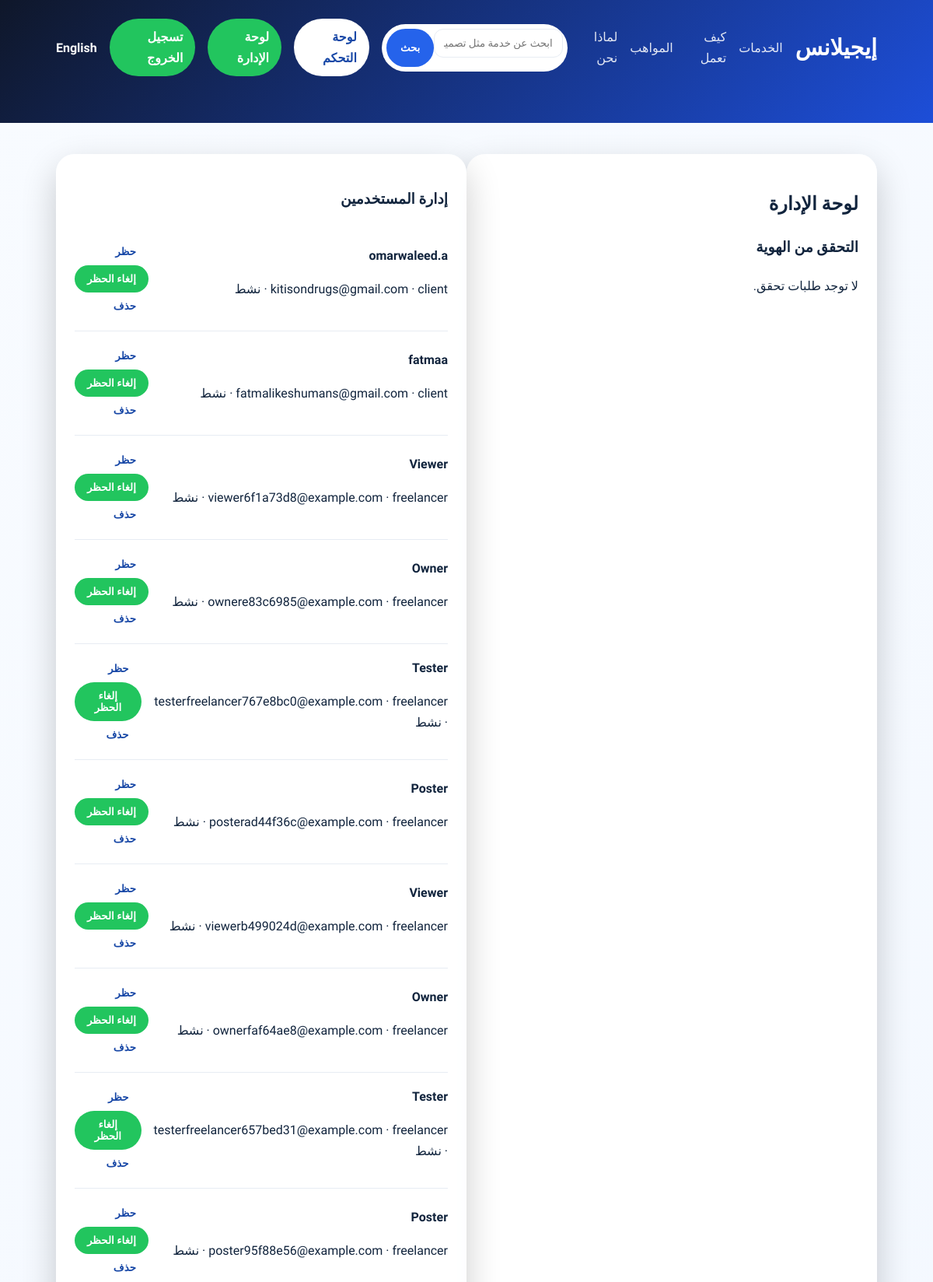
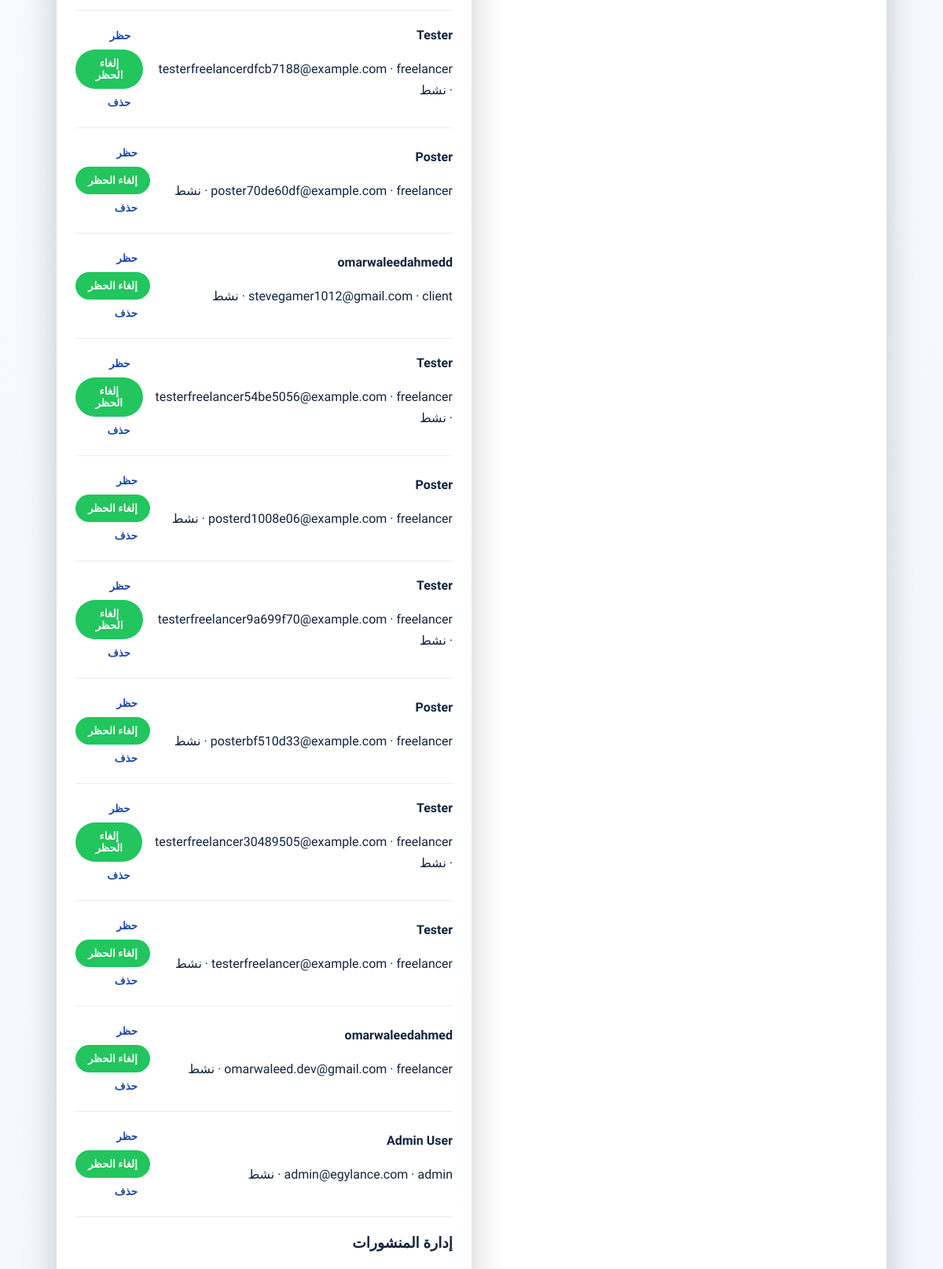
The page /admin (signed in, upper part) on the database its author committed (2 pictures, top to bottom).
### tables this page shows
CREATE TABLE users (
                id INTEGER PRIMARY KEY AUTOINCREMENT,
                username TEXT UNIQUE NOT NULL,
                email TEXT UNIQUE NOT NULL,
                password_hash TEXT NOT NULL,
                role TEXT NOT NULL DEFAULT 'freelancer',
                full_name TEXT,
                is_admin INTEGER NOT NULL DEFAULT 0,
                is_verified INTEGER NOT NULL DEFAULT 0,
                language TEXT NOT NULL DEFAULT 'ar',
                created_at TEXT NOT NULL DEFAULT CURRENT_TIMESTAMP
            , looking_for TEXT, visit_count INTEGER NOT NULL DEFAULT 0, is_banned INTEGER NOT NULL DEFAULT 0, google_id TEXT, email_verified INTEGER NOT NULL DEFAULT 0);

### website/views.py (the view)
@views.route('/admin')
@login_required
def admin():
    user = get_user_by_id(session['user_id'])
    if not user or not user['is_admin']:
        flash('Access denied. Admin privileges are required.', 'warning')
        return redirect(url_for('views.home'))
    users = get_all_users()
    jobs = get_all_jobs()
    verification_requests = [req for req in get_all_verification_requests() if req['status'] == 'pending']
    verification_files = {}
    for req in verification_requests:
        verification_files[req['id']] = get_verification_files(req['id'])
    site_cards = get_all_site_cards()
    context = build_context()
    context.update({'user': user, 'users': users, 'jobs': jobs, 'verification_requests': verification_requests, 'verification_files': verification_files, 'site_cards': site_cards})
    return render_template('admin.html', **context)

### website/i18n.py (called while the page is built, shortened)
def get_lang():
    if 'lang' in session:
        return session['lang']

### website/models.py (called while the page is built)
def get_db():
    conn = sqlite3.connect(DB_PATH)
    conn.row_factory = sqlite3.Row
    conn.execute('PRAGMA foreign_keys = ON')
    return conn

def get_user_by_id(user_id):
    with get_db() as conn:
        return conn.execute('SELECT * FROM users WHERE id = ?', (user_id,)).fetchone()

def get_all_users():
    with get_db() as conn:
        return conn.execute('SELECT * FROM users ORDER BY created_at DESC').fetchall()

def get_all_verification_requests():
    with get_db() as conn:
        return conn.execute(
            'SELECT vr.*, u.username, u.full_name FROM verification_requests vr JOIN users u ON vr.user_id = u.id ORDER BY vr.created_at DESC'
        ).fetchall()

def get_all_jobs(limit=None, query=''):
    with get_db() as conn:
        sql = 'SELECT j.*, u.username, u.full_name FROM jobs j JOIN users u ON u.id = j.user_id'
        params = []
        if query:
            sql += ' WHERE j.title LIKE ? OR j.description LIKE ? OR j.category LIKE ?'
            pattern = f'%{query}%'
            params.extend([pattern, pattern, pattern])
        sql += ' ORDER BY j.created_at DESC'
        if limit:
            sql += ' LIMIT ?'
            params.append(limit)
        return conn.execute(sql, params).fetchall()

def get_all_site_cards():
    with get_db() as conn:
        return conn.execute('SELECT * FROM site_cards ORDER BY section, id').fetchall()

### website/views.py (called while the page is built)
def login_required(view_func):
    @wraps(view_func)
    def wrapped_view(*args, **kwargs):
        if not session.get('user_id'):
            flash('Please log in to continue.', 'warning')
            return redirect(url_for('auth.login'))
        return view_func(*args, **kwargs)
    return wrapped_view

def build_context(**kwargs):
    lang = get_lang()
    user = get_user_by_id(session.get('user_id')) if session.get('user_id') else None
    prompt_interest = False
    if user and user['role'] == 'client':
        visit_count = increment_user_visit(user['id'])
        prompt_interest = visit_count % 6 == 0 and not user['looking_for']
    return {
        'lang': lang,
        'translations': get_translations(lang),
        'user': user,
        'prompt_interest': prompt_interest,
        'user_interest': user['looking_for'] if user else None,
        **kwargs,
    }

### website/templates/admin.html (shortened to what this page needs)
{% extends 'layout.html' %}
{% block content %}
<section class="dashboard-shell">
    <div class="dashboard-card">
        <h2>{{ 'لوحة الإدارة' if lang == 'ar' else 'Admin panel' }}</h2>
        <h3>{{ 'التحقق من الهوية' if lang == 'ar' else 'Identity verification' }}</h3>
        {% for req in verification_requests %}
        <div class="request-item">
            <div>
                <strong>{{ req.full_name or req.username }}</strong>
                <p>{{ req.document_type }} — {{ req.status }}</p>
                {% if verification_files.get(req.id) %}
                <div class="verification-gallery">
                    {% for file in verification_files[req.id] %}
                    <img src="{{ file.file_path }}" alt="verification" class="verification-preview">
                    {% endfor %}
                </div>
                {% endif %}
            </div>
            {% if req.status == 'pending' %}
            <form method="post" action="{{ url_for('views.review_verification', request_id=req.id, status='approved') }}">
                <input type="text" name="admin_notes" placeholder="{{ 'ملاحظات' if lang == 'ar' else 'Notes' }}">
                <button type="submit" class="btn btn-primary">{{ 'قبول' if lang == 'ar' else 'Approve' }}</button>
            </form>
            <form method="post" action="{{ url_for('views.review_verification', request_id=req.id, status='rejected') }}">
                <input type="text" name="admin_notes" placeholder="{{ 'ملاحظات' if lang == 'ar' else 'Notes' }}">
                <button type="submit" class="btn btn-light">{{ 'رفض' if lang == 'ar' else 'Reject' }}</button>
            </form>
            {% else %}
            <p class="muted">{{ 'تمت المراجعة' if lang == 'ar' else 'Reviewed' }}</p>
            {% endif %}
        </div>
        {% else %}
        <p>{{ 'لا توجد طلبات تحقق.' if lang == 'ar' else 'No verification requests.' }}</p>
        {% endfor %}
    </div>
    <div class="dashboard-card">
        <h3>{{ 'إدارة المستخدمين' if lang == 'ar' else 'Manage users' }}</h3>
        {% for user_item in users %}
        <div class="request-item">
            <div>
                <strong>{{ user_item.full_name or user_item.username }}</strong>
                <p>{{ user_item.email }} · {{ user_item.role }} · {{ 'محظور' if user_item.is_banned else 'نشط' }}</p>
            </div>
            <div class="admin-actions">
                <form method="post" action="{{ url_for('views.admin_user_action', user_id=user_item.id, action='ban') }}">
                    <button type="submit" class="btn btn-light">{{ 'حظر' if lang == 'ar' else 'Ban' }}</button>
                </form>
                <form method="post" action="{{ url_for('views.admin_user_action', user_id=user_item.id, action='unban') }}">
                    <button type="submit" class="btn btn-primary">{{ 'إلغاء الحظر' if lang == 'ar' else 'Unban' }}</button>
                </form>
                <form method="post" action="{{ url_for('views.admin_user_action', user_id=user_item.id, action='delete') }}">
                    <button type="submit" class="btn btn-light">{{ 'حذف' if lang == 'ar' else 'Delete' }}</button>
                </form>
            </div>
        </div>
        {% endfor %}
        <h3>{{ 'إدارة المنشورات' if lang == 'ar' else 'Manage posts' }}</h3>
    </div>
</section>
{% endblock %}

### website/static/style.css (style rules this page uses)
:root { --bg: #f6f9fc; --card: #ffffff; --text: #11243d; --muted: #6b7a90; --primary: #2563eb; --primary-dark: #1747a6; --accent: #0f766e; --border: #e7ecf3; }
* { box-sizing: border-box; }
html { scroll-behavior: smooth; }
body { margin: 0; font-family: 'Tajawal', sans-serif; background: linear-gradient(135deg, #f8fbff 0%, #eef5ff 100%); color: var(--text); line-height: 1.7; }
.btn { padding: 10px 16px; border-radius: 999px; font-weight: 700; cursor: pointer; border: none; }
.btn-light { background: white; color: var(--primary-dark); }
.btn-primary { background: #22c55e; color: white; }
.hero-card, .auth-card, .dashboard-card, .policy-card { background: rgba(255,255,255,0.98); color: var(--text); border-radius: 24px; padding: 24px; box-shadow: 0 18px 45px rgba(0,0,0,0.2); }
.form-shell, .dashboard-shell, .policy-shell { padding: 40px 6% 60px; display: flex; justify-content: center; }
.form-shell .auth-card, .dashboard-shell .dashboard-card, .policy-shell .policy-card { width: min(720px, 100%); }
.request-item { display: flex; justify-content: space-between; align-items: center; gap: 12px; padding: 14px 0; border-bottom: 1px solid var(--border); }

### rows shown on the page
users: full_name "omarwaleed.a", email "kitisondrugs@gmail.com", is_banned "نشط", value "حظر", value "إلغاء الحظر", value "حذف"
users: full_name "fatmaa", email "fatmalikeshumans@gmail.com", role "client", is_banned "نشط", value "حظر", value "إلغاء الحظر", value "حذف"
users: full_name "Viewer", email "viewer6f1a73d8@example.com", is_banned "نشط", value "حظر", value "إلغاء الحظر", value "حذف"
users: full_name "Owner", email "ownere83c6985@example.com", is_banned "نشط", value "حظر", value "إلغاء الحظر", value "حذف"
users: full_name "Tester", email "testerfreelancer767e8bc0@example.com", role "freelancer", is_banned "نشط", value "حظر", value "إلغاء الحظر", value "حذف"
users: full_name "Poster", email "posterad44f36c@example.com", is_banned "نشط", value "حظر", value "إلغاء الحظر", value "حذف"
users: full_name "Viewer", email "viewerb499024d@example.com", is_banned "نشط", value "حظر", value "إلغاء الحظر", value "حذف"
users: full_name "Owner", email "ownerfaf64ae8@example.com", is_banned "نشط", value "حظر", value "إلغاء الحظر", value "حذف"
users: full_name "Tester", email "testerfreelancer657bed31@example.com", role "freelancer", is_banned "نشط", value "حظر", value "إلغاء الحظر", value "حذف"
users: full_name "Poster", email "poster95f88e56@example.com", is_banned "نشط", value "حظر", value "إلغاء الحظر", value "حذف"
users: full_name "Tester", email "testerfreelancerdfcb7188@example.com", role "freelancer", is_banned "نشط", value "حظر", value "إلغاء الحظر", value "حذف"
users: full_name "Poster", email "poster70de60df@example.com", is_banned "نشط", value "حظر", value "إلغاء الحظر", value "حذف"
users: full_name "omarwaleedahmedd", email "stevegamer1012@gmail.com", is_banned "نشط", value "حظر", value "إلغاء الحظر", value "حذف"
users: full_name "Tester", email "testerfreelancer54be5056@example.com", role "freelancer", is_banned "نشط", value "حظر", value "إلغاء الحظر", value "حذف"
users: full_name "Poster", email "posterd1008e06@example.com", is_banned "نشط", value "حظر", value "إلغاء الحظر", value "حذف"
users: full_name "Tester", email "testerfreelancer9a699f70@example.com", role "freelancer", is_banned "نشط", value "حظر", value "إلغاء الحظر", value "حذف"
users: full_name "Poster", email "posterbf510d33@example.com", is_banned "نشط", value "حظر", value "إلغاء الحظر", value "حذف"
users: full_name "Tester", email "testerfreelancer30489505@example.com", role "freelancer", is_banned "نشط", value "حظر", value "إلغاء الحظر", value "حذف"
users: full_name "Tester", email "testerfreelancer@example.com", is_banned "نشط", value "حظر", value "إلغاء الحظر", value "حذف"
users: full_name "omarwaleedahmed", email "omarwaleed.dev@gmail.com", is_banned "نشط", value "حظر", value "إلغاء الحظر", value "حذف"
users: full_name "Admin User", email "admin@egylance.com", is_banned "نشط", value "حظر", value "إلغاء الحظر", value "حذف"

### other values the page prints
{{ translations.app_name }} "إيجيلانس"
{{ translations.services }} "الخدمات"
{{ translations.how_it_works }} "كيف تعمل"
{{ translations.talents }} "المواهب"
{{ translations.why_us }} "لماذا نحن"
{{ 'بحث' if lang == 'ar' else 'Search' }} "بحث"
{{ translations.dashboard }} "لوحة التحكم"
{{ translations.admin_panel }} "لوحة الإدارة"
{{ translations.logout }} "تسجيل الخروج"
{{ 'العربية' if lang != 'ar' else 'English' }} "English"
{{ 'لوحة الإدارة' if lang == 'ar' else 'Admin panel' }} "لوحة الإدارة"
{{ 'التحقق من الهوية' if lang == 'ar' else 'Identity verification' }} "التحقق من الهوية"
{{ 'لا توجد طلبات تحقق.' if lang == 'ar' else 'No verification requests.' }} "لا توجد طلبات تحقق."
{{ 'إدارة المستخدمين' if lang == 'ar' else 'Manage users' }} "إدارة المستخدمين"
{{ 'إدارة المنشورات' if lang == 'ar' else 'Manage posts' }} "إدارة المنشورات"
